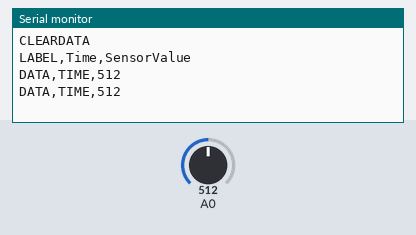
The sketch below on a simulated Arduino Uno, built with avr-gcc and run on an emulated ATmega328P. Parts: the last lines printed to the serial monitor. The test bench sets the inputs (shaded band); at power-on: A0 = 512.

Above: at 1.8 s.
1.9 s: A0 set to 716
At 2.8 s:
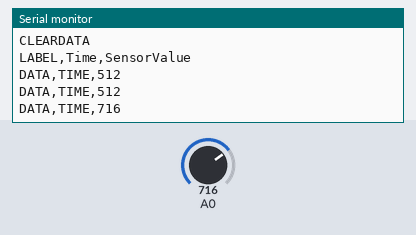
3.4 s: A0 set to 900
At 4.8 s:
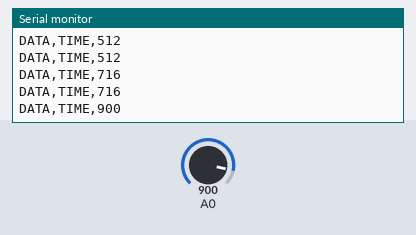
Timing chart, 0 to 6.4 s (numbered marks = the images above; inputs shaded):
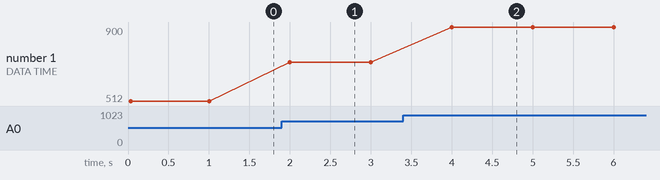

The sketch:

ExcelDataWrite.ino
```cpp
void setup() {
  // put your setup code here, to run once:
  Serial.begin(9600);
  Serial.println("CLEARDATA"); // Clear old data
  Serial.println("LABEL,Time,SensorValue"); // Column headers
}

void loop() {
  // put your main code here, to run repeatedly:
  int sensorValue = analogRead(A0);
  Serial.print("DATA,TIME,"); // TIME = Excel's current time
  Serial.println(sensorValue);
  delay(1000); // 1 second interval
}
```

Measured:
- after the input at 1.9 s, the serial monitor: prints a new line after 0.10 s (image 1)
- after the input at 3.4 s, the serial monitor: prints a new line after 0.60 s (image 2)
- plotted number 1: 512 → 716 after the input at 1.9 s, 716 → 900 after the input at 3.4 s
